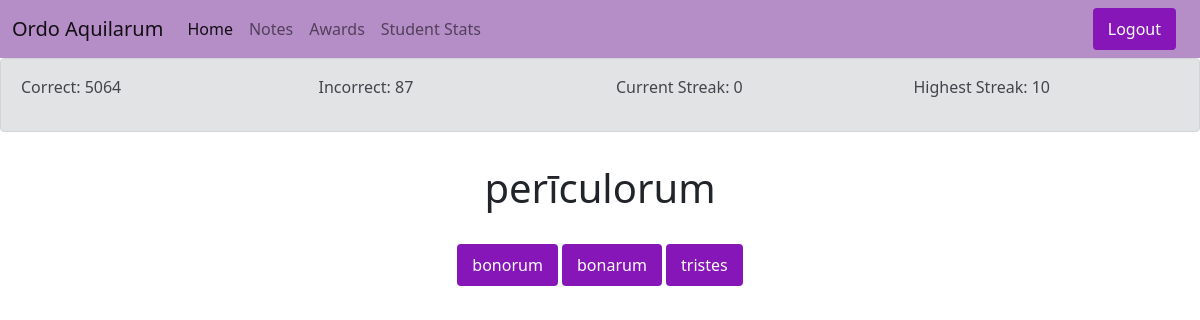
The page /question (signed in) on the database as committed earlier.
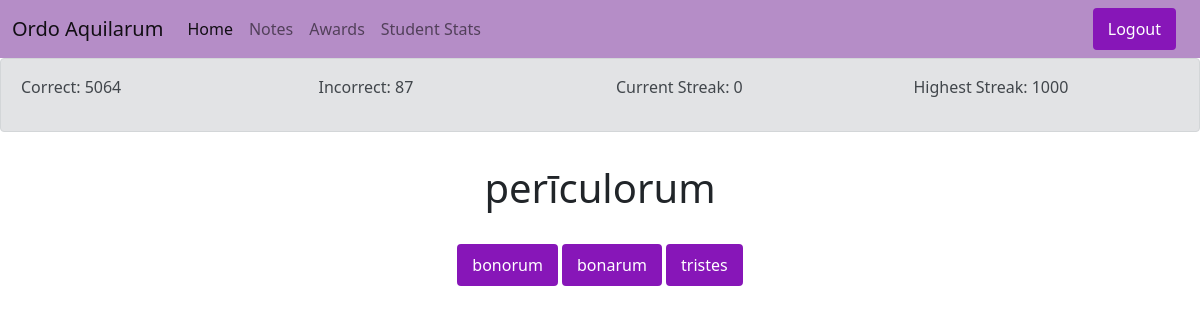
The same page on the database as committed later.
### user_app/models.py (models this page shows, shortened)
class CustomUser(models.Model):
  user = models.OneToOneField(User, on_delete=models.CASCADE)
  correct = models.IntegerField(default=0)
  incorrect = models.IntegerField(default=0)
  points = models.IntegerField(default=0)
  first_bon_incor = models.IntegerField(default=0)
  second_bon_incor = models.IntegerField(default=0)
  third_bon_incor = models.IntegerField(default=0)
  fourth_bon_incor = models.IntegerField(default=0)
  fifth_bon_incor = models.IntegerField(default=0)
  first_tris_incor = models.IntegerField(default=0)
  second_tris_incor = models.IntegerField(default=0)
  third_tris_incor = models.IntegerField(default=0)
  fourth_tris_incor = models.IntegerField(default=0)
  fifth_tris_incor = models.IntegerField(default=0)
  previous_question = models.ForeignKey(Question, on_delete=models.CASCADE, default=1)
  streak = models.IntegerField(default=0)
  highest_streak = models.IntegerField(default=0)
  class Meta:
    permissions = [("check_students", "Can view student stats")]

### user_app/views.py (the view, shortened to what this page needs)
# urls.py: path("question", views.question, name="question"),
@login_required
def question(request):
  type = random.randint(1,2)
  outcome = ""
  if type == 1:
    name = request.user
    usern = CustomUser.objects.get(user=name)
    if request.method == "POST":
      objects = []
      possible = []
      for object in Question.objects.all():
        objects.append(object)
      if request.POST["result"] == "correct":
        selection = random.choice(objects)
        usern.previous_question = selection
        outcome = "correct"
        usern.streak += 1
        if usern.streak > usern.highest_streak:
          usern.highest_streak = usern.streak
        current_correct = usern.correct
        usern.correct = current_correct + 1
        usern.save()
      else:
        selection = usern.previous_question
        outcome = "incorrect"
        usern.streak = 0
        previous_q = usern.previous_question
        current_incorrect = usern.incorrect
        usern.incorrect = current_incorrect + 1
        usern.save()
        if previous_q.id in range(1,590):
          current_bon_incorrect = usern.first_bon_incor
          usern.first_bon_incor = current_bon_incorrect+1
          ("added to first bon")
          usern.save()
        elif previous_q.id in range(591, 1440):
          current_bon_incorrect = usern.second_bon_incor
          usern.second_bon_incor = current_bon_incorrect +1
          ("added to second bon")
          usern.save()
        elif previous_q.id in range(1441,2980):
          current_bon_incorrect = usern.third_bon_incor
          usern.third_bon_incor = current_bon_incorrect +1
          ("added to third bon")
          usern.save()
        elif previous_q.id in range(2981, 3170):
          current_bon_incorrect = usern.fourth_bon_incor
          usern.fourth_bon_incor = current_bon_incorrect +1
          ("added to fourth bon")
          usern.save()
        elif previous_q.id in range(3171, 3240):
          current_bon_incorrect = usern.fifth_bon_incor
          usern.fifth_bon_incor = current_bon_incorrect +1
          ("added to fifth bon")
          usern.save()
        elif previous_q.id in range(3241,3830):
          current_trist_incorrect = usern.first_tris_incor
          usern.first_tris_incor = current_trist_incorrect + 1
          ("added to first trist")
          usern.save()
        elif previous_q.id in range(3831, 4680):
          current_trist_incorrect = usern.second_tris_incor
          usern.second_tris_incor = current_trist_incorrect + 1
          ("added to second trist")
          usern.save()
        elif previous_q.id in range(4681, 6220):
          current_trist_incorrect = usern.third_tris_incor
          usern.third_tris_incor = current_trist_incorrect + 1
          ("added to third trist")
          usern.save()
        elif previous_q.id in range(6221, 6410):
          current_trist_incorrect = usern.fourth_tris_incor
          usern.fourth_tris_incor = current_trist_incorrect + 1
          ("added to fourth trist")
          usern.save()
        else:
          current_trist_incorrect = usern.fifth_tris_incor
          usern.fifth_tris_incor = current_trist_incorrect + 1
          ("added to fifth trist")
          usern.save()
      (request.POST["result"])
    else:
      objects = []
      possible = []
      for object in Question.objects.all():
        objects.append(object)
      selection = random.choice(objects)
    for object in objects:
      if object.noun == selection.noun:
        possible.append(object)
    return render(request, "user_app/question.html", { 'term': selection, 'possible': possible, 'outcome': outcome, 'stats': usern})
  else:
    objects = []
    possible = []
    for object in Question.objects.all():
      objects.append(object)
    name = request.user
    usern = CustomUser.objects.get(user=name)
    if request.method == "POST":
      if request.POST["result"] == "correct":
        selection = random.choice(objects)
        outcome = "correct"
        usern.streak += 1
        if usern.streak > usern.highest_streak:
          usern.highest_streak = usern.streak
        current_correct = usern.correct
        usern.correct = current_correct + 1
        usern.save()
      else:
        selection = usern.previous_question
        usern.streak = 0
        outcome = "incorrect"
        previous_q = usern.previous_question
        current_incorrect = usern.incorrect
        usern.incorrect = current_incorrect + 1
        usern.previous_question = selection
        usern.save()
        if previous_q.id in range(1,590):
          current_bon_incorrect = usern.first_bon_incor
          usern.first_bon_incor = current_bon_incorrect+1
          usern.save()
        elif previous_q.id in range(591, 1440):
          current_bon_incorrect = usern.second_bon_incor
          usern.second_bon_incor = current_bon_incorrect +1
          usern.save()
        elif previous_q.id in range(1441,2980):
          current_bon_incorrect = usern.third_bon_incor
          usern.third_bon_incor = current_bon_incorrect +1
          usern.save()
        elif previous_q.id in range(2981, 3170):
          current_bon_incorrect = usern.fourth_bon_incor
          usern.fourth_bon_incor = current_bon_incorrect +1
          usern.save()
        elif previous_q.id in range(3171, 3240):
          current_bon_incorrect = usern.fifth_bon_incor
          usern.fifth_bon_incor = current_bon_incorrect +1
          usern.save()
        elif previous_q.id in range(3241,3830):
          current_trist_incorrect = usern.first_tris_incor
          usern.first_tris_incor = current_trist_incorrect + 1
          usern.save()
        elif previous_q.id in range(3831, 4680):
          current_trist_incorrect = usern.second_tris_incor
          usern.second_tris_incor = current_trist_incorrect + 1
          usern.save()
        elif previous_q.id in range(4681, 6220):
          current_trist_incorrect = usern.third_tris_incor
          usern.third_tris_incor = current_trist_incorrect + 1
          usern.save()
        elif previous_q.id in range(6221, 6410):
          current_trist_incorrect = usern.fourth_tris_incor
          usern.fourth_tris_incor = current_trist_incorrect + 1
          usern.save()
        else:
          current_trist_incorrect = usern.fifth_tris_incor
          usern.fifth_tris_incor = current_trist_incorrect + 1
          usern.save()
    else:
      selection = usern.previous_question
    objects.remove(selection)
    term = selection.noun.split()
    incorrect1 = random.choice(objects)
    objects.remove(incorrect1)
    incorrect1_l = incorrect1.noun.split()
    while incorrect1.case == selection.case and incorrect1.gender == selection.gender:
      if incorrect1_l[-1] == term[-1]:
        incorrect1 = random.choice(objects)
        objects.remove(incorrect1)
        incorrect1_l = incorrect1.noun.split()
    incorrect2 = random.choice(objects)
    incorrect2_l = incorrect2.noun.split()
    location = random.randint(1,3)
    return render(request, "user_app/adj_question.html", { 'term': term[0], 'outcome': outcome, 'correct': term[-1], 'incorrect1': incorrect1_l[-1], 'incorrect2': incorrect2_l[-1], 'location': location, 'stats': usern})

### user_app/templates/user_app/adj_question.html (shortened to what this page needs)
{% extends 'base.html' %}
{% block content %}
<nav class="navbar navbar-light navbar-expand-lg" style="background-color: #b58dc7;">
  <div class="container-fluid">
    <a class="navbar-brand" href="{% url 'index' %}">Ordo Aquilarum</a>
    <div class="collapse navbar-collapse" id="navbarNav">
      <ul class="navbar-nav">
        <li class="nav-item">
          <a class="nav-link active" aria-current="page" href="{% url 'index' %}">Home</a>
        </li>
        <li class="nav-item">
          <a class="nav-link" href="{% url 'notes' %}">Notes</a>
        </li>
        <li class="nav-item">
          <a class="nav-link" href="{% url 'awards' %}">Awards</a>
        </li>
        {% if perms.user_app.check_students %}
        <li class="nav-item">
          <a class="nav-link" href="{% url 'student_stats' %}">Student Stats</a>
        </li>
        {% endif %}
      </ul>
      <ul class="navbar-nav ms-auto">
        <form class="container-fluid justify-content-start">
    {% if not user.is_authenticated %}
    <a class="btn btn-primary" roll="button" href="{% url 'login' %}">Login</a>
    {% else %}
    <a class="btn btn-primary" roll="button" href="{% url 'log_out' %}">Logout</a>
    {% endif %}
        </form>
      </ul>
    </div>
  </div>
</nav>
<div class="alert alert-secondary" role="alert">
  <div class="row">
    <div class="col">
      <p>Correct: {{stats.correct}}</p>
    </div>
    <div class="col">
      <p>Incorrect: {{stats.incorrect}}</p>
    </div>
    <div class="col">
      <p>Current Streak: {{stats.streak}}</p>
    </div>
    <div class="col">
      <p>Highest Streak: {{stats.highest_streak}}</p>
    </div>
  </div>
</div>
<div class="container text-center">
  <h1>{{ term }}</h1>
</div>
<div class="container d-flex justify-content-center">
  <div class="row">
  <div class="col">
  <form method="post" id="q" class="align-content-center">
    {% if location == 1 %}
    <input type="button" class="btn btn-primary" value="{{correct}}" name="correct" onclick="checkAnswer(this.name)">
    <input type="button" class="btn btn-primary" value="{{incorrect1}}" name="incorrect" onclick="checkAnswer(this.name)">
    <input type="button" class="btn btn-primary" value="{{incorrect2}}" name="incorrect2" onclick="checkAnswer(this.name)">
    {% endif %}
  </form>
  </div>
  </div>
</div>
{% endblock %}

Rows that differ between the two databases and show on the page:
changed CustomUser: highest_streak "10" → "1000"
